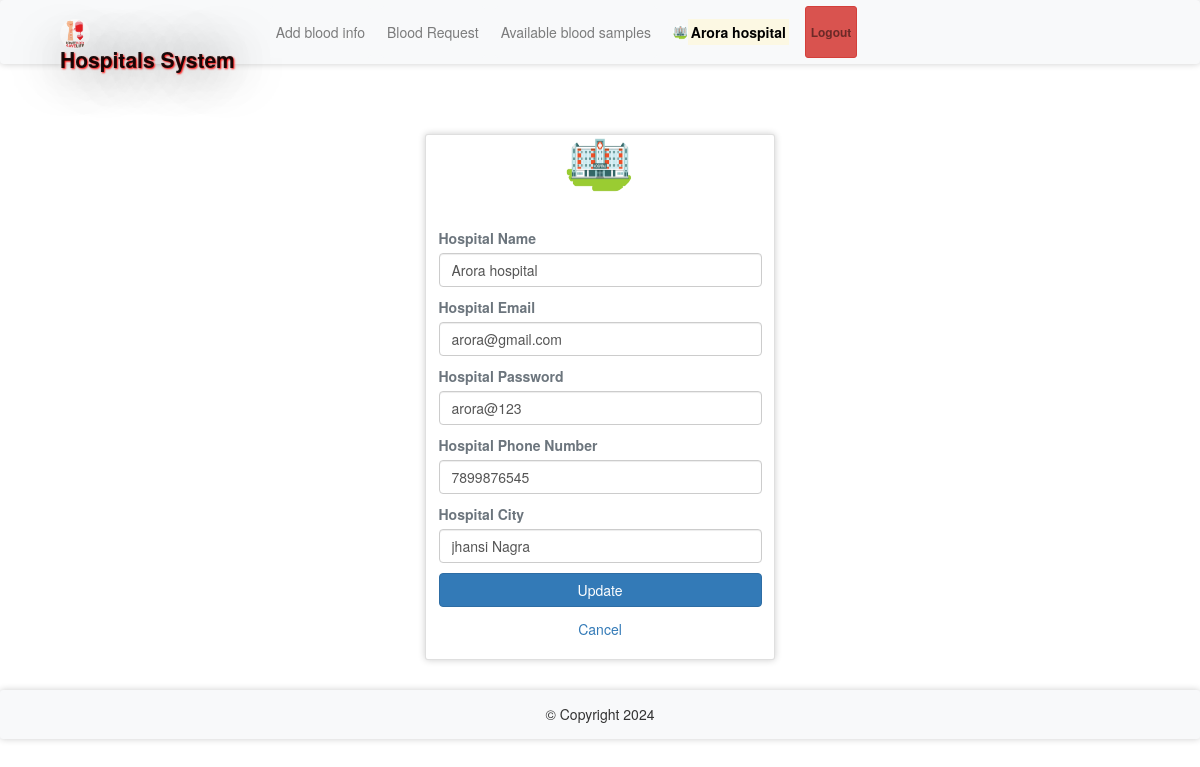
Screenshot of /hprofile.php (signed in) with the database file from the repository.
### tables this page shows
CREATE TABLE `hospitals` (
  `id` int(11) NOT NULL,
  `hname` varchar(100) NOT NULL,
  `hemail` varchar(100) NOT NULL,
  `hpassword` varchar(100) NOT NULL,
  `hphone` varchar(100) NOT NULL,
  `hcity` varchar(100) NOT NULL
);

### hprofile.php (the view, shortened to what this page needs)
<?php
require 'file/connection.php';
if(!isset($_SESSION['hid']))
{
  header('location:login.php');
}
else {
	if(isset($_SESSION['hid'])){
		$id=$_SESSION['hid'];
		$sql = "SELECT * FROM hospitals WHERE id='$id'";
		$result = mysqli_query($conn, $sql);
		$row = mysqli_fetch_array($result);
	}
}
?>
<!DOCTYPE html>
<html>
<?php require 'head.php';?>
<body>
	<?php require 'header.php'; ?>
	<div class="container cont">
		<div class="row justify-content-center">
			<div class="col-lg-4 col-md-4 col-sm-6 mb-5">
				<div class="card">
					<div class="media justify-content-center mt-1">
						<img src="image/hospital.png" alt="profile" class="rounded-circle" width="70" height="60">
					</div>
					<div class="card-body">
					   <form action="file/updateprofile.php" method="post">
					   	<label class="text-muted font-weight-bold" class="text-muted font-weight-bold">Hospital Name</label>
						<input type="text" name="hname" value="<?php echo $row['hname']; ?>" class="form-control mb-3">
						<label class="text-muted font-weight-bold">Hospital Email</label>
						<input type="email" name="hemail" value="<?php echo $row['hemail']; ?>" class="form-control mb-3">
						<label class="text-muted font-weight-bold">Hospital Password</label>
						<input type="text" name="hpassword" value="<?php echo $row['hpassword']; ?>" class="form-control mb-3">
						<label class="text-muted font-weight-bold">Hospital Phone Number</label>
						<input type="text" name="hphone" value="<?php echo $row['hphone']; ?>" class="form-control mb-3">
						<label class="text-muted font-weight-bold">Hospital City</label>
						<input type="text" name="hcity" value="<?php echo $row['hcity']; ?>" class="form-control mb-3">
						<input type="submit" name="update" class="btn btn-block btn-primary" value="Update">
					   </form>
					</div>
					<a href="index.php" class="text-center">Cancel</a><br>
				</div>
			</div>
		</div>
	</div>
	<?php require 'footer.php'; ?>
</body>
</html>

### css/style.css (style rules this page uses)
.cont { padding-top: 40px; text-align: justify; font-size: 1em; }
.card ,nav, .footer,tr,video { border-radius: 3px; transition: all 200ms ease-out; box-shadow: 0px 0px 7px rgba(0, 0, 0, 0.2); }
.rounded-circle { margin-top: -2.5px; }
form { padding-top: 20px; }
a:link { text-decoration: none; }

### rows the page displays
hospitals: hname "Arora hospital", hemail "arora@gmail.com", hpassword "arora@123", hphone "7899876545", hcity "jhansi Nagra"

### other values shown
$_SESSION['hname'] "Arora hospital"
